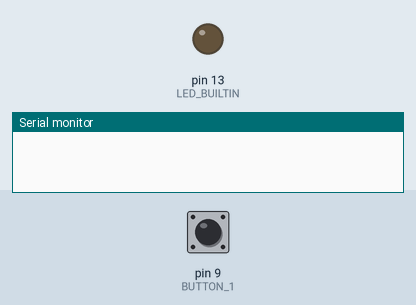
Recording of a program running on a simulated Teensy 3. On the bench: output pins drawn as LEDs (lit = HIGH), the last lines printed to the serial monitor. Inputs (shaded band) come from the test bench; at power-on: pin 9 (BUTTON_1) HIGH.

Above: at 1.2 s.
1.3 s: pin 9 (BUTTON_1) pulled LOW for 0.15 s
At 1.9 s:
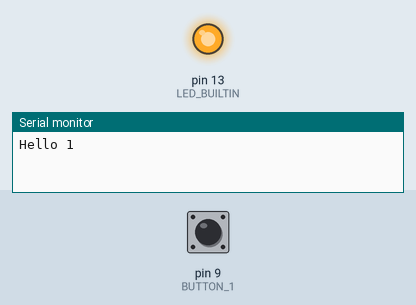
2.9 s: pin 9 (BUTTON_1) pulled LOW for 1 s
At 4.3 s:
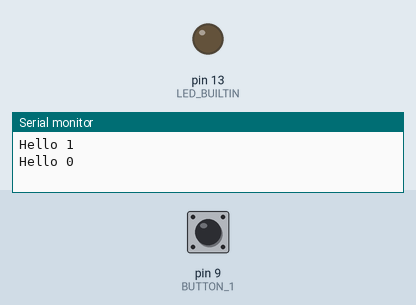
5.4 s: pin 9 (BUTTON_1) pulled LOW for 3.2 s
At 6.2 s:
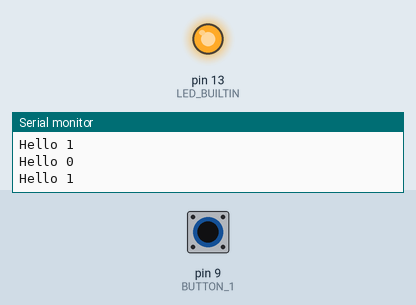
Timing chart, 0 to 8.4 s (numbered marks = the images above; inputs shaded):
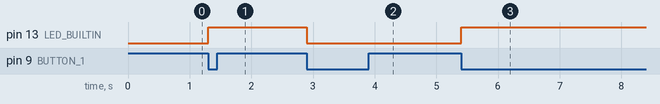

The program:

main.cpp
```cpp
/*
    Sample Code for using Hardware Interrupts

    Yang-Rui Li
    2021-11-21

    Ref.: http://yhhuang1966.blogspot.com/2016/09/arduino-interrupt.html
*/

#include <Arduino.h>

#define BUTTON_1 9            // 定義外部中斷觸發的腳位
volatile bool LED_Status = 0; // 用於紀錄 LED 狀態的變數

void ISR_Hardware_Button_1();

void setup()
{
    Serial.begin(115200); // 開啟序列埠傳輸，設定 baud rate 為115200

    // 設定外部中斷: BUTTON_1 這個接角在電壓 FALLING 的時候，執行 'ISR_Hardware_Button_1()' 這個副程式
    // Teensy and ESP32
    // 中斷腳位就是 GPIO 腳位，所以有沒有加 digitalPinToInterrupt() 都沒關係
    //      attachInterrupt(BUTTON_1, ISR_Hardware_Button_1, FALLING); << 合法
    // 但有些板子只有特定腳位有中斷，並且調用中斷時會有另外一個編號，這個時候就需要用到 digitalPinToInterrupt()
    attachInterrupt(digitalPinToInterrupt(BUTTON_1), ISR_Hardware_Button_1, FALLING);
    // note: detachInterrupt(BUTTON_1) ---> 終止外部中斷的功能

    pinMode(LED_BUILTIN, OUTPUT);
}

void loop()
{
    // Serial.print("LED Status: " + String(LED_Status) + "\n");
    // delay(10);
}

void ISR_Hardware_Button_1()
{
    // 這個副程式，主要用於切換 LED 的狀態，也就是說利用這個函數來達成 LED 的閃爍控制
    LED_Status = !LED_Status;

    // digitalWrite(LED_BUILTIN, LED_Status);
    digitalToggle(LED_BUILTIN);
    // digitalWrite(LED_BUILTIN, !digitalRead(LED_BUILTIN));

    Serial.println("Hello " + String(LED_Status));
}
```

Measured:
- after the input at 1.3 s, pin 13 (LED_BUILTIN): LOW → HIGH at once
- after the input at 2.9 s, pin 13 (LED_BUILTIN): HIGH → LOW at once
- after the input at 5.4 s, pin 13 (LED_BUILTIN): LOW → HIGH at once
